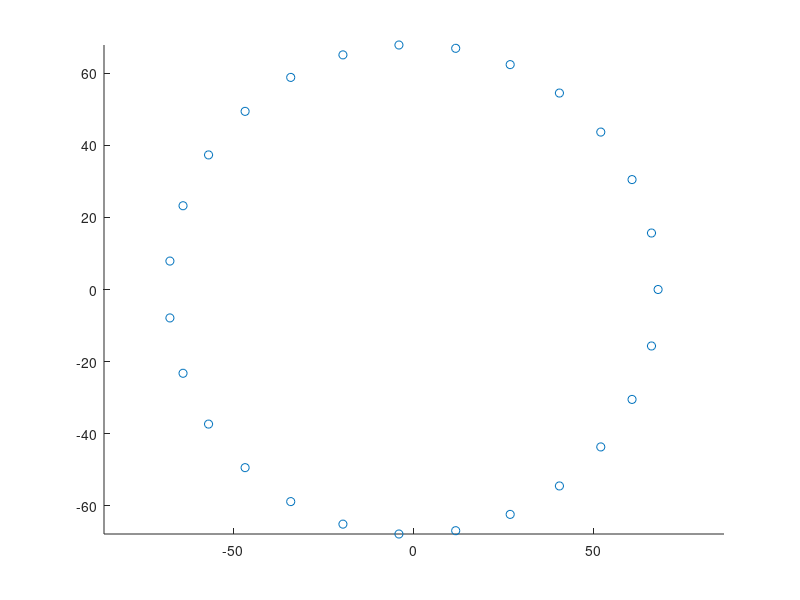

This chart was generated by the following MATLAB code:
%%%%%%%%%%%%%%%%%%%%%%%%%%%%%%%%%%%%%%%%%%%%%%%%%%%%%%%%%%%%%%%%%%%%%%%%%%%
%
% flangeBaseEagleMacro_v0.m 
%
% DESCRIPTION -
% 
% 
% 
% 
% 
% Zack Phillips (zkphil@berkeley.edu)
% Graduate Group in Applied Science and Technology
% University of California, Berkeley
% 
% Developed in Matlab 8.6.0.267246 (R2015b) on MACI64
% Created 13:51 01-27-2016
%%%%%%%%%%%%%%%%%%%%%%%%%%%%%%%%%%%%%%%%%%%%%%%%%%%%%%%%%%%%%%%%%%%%%%%%%%%
clear; close all; clc
Ft = @(x) fftshift(fft2(ifftshift(x)));
iFt = @(x) fftshift(ifft2(ifftshift(x)));
fIdx = @(x,xVal) find(x==min(abs(x-xVal)));

fid=fopen('eagleDomeBasePositioner.scr','w');
libName ='WallerLabLib';
ledPartName = '4POWER_8SIGNAL';

radius = 68; %mm 
ledCount = 2500;
ledsPerBoard = 16*6;
boardCount = ceil(ledCount/(ledsPerBoard));

dTheta = 360/boardCount;

angularPositions = 0:dTheta:360-dTheta;
xyPositions = [radius.*cosd(angularPositions)' radius.*sind(angularPositions)'];
figure; scatter(xyPositions(:,1),xyPositions(:,2)); axis equal

fprintf(fid,'USE %s\n',libName);
dy = 1; dxc = 2; dxs = 3; rowCt = 8;
for bIdx = 1:size(angularPositions,1)
   col = ceil(bIdx/rowCt);
   row = 9-(bIdx - (col-1).*rowCt);
   x = floor((col-1)/2)*dxc+floor((col)/2)*dxs;
   y = row.*dy;

   if (mod(col,2))
       Rot = 90;
   else
       Rot = 270;
   end
   fprintf(fid,'add %s@%s SOCKET%02d R%d (%.02f %.02f);\n',...
       ledPartName,libName,bIdx-1,Rot, x,y);
end
fprintf(fid,'BOARD;\n');
fprintf(fid,'GRID MM 0.05 1\n');
for bIdx=1:size(angularPositions,1)
    fprintf(fid,'MOVE SOCKET%02d (%.02f %.02f)\n',...
    bIdx-1,xyPositions(bIdx,1),xyPositions(bIdx,2));
    fprintf(fid,'ROTATE R%.1f SOCKET%02d\n',angularPositions(bIdx),bIdx-1);

end
fclose(fid);
disp('Done.')